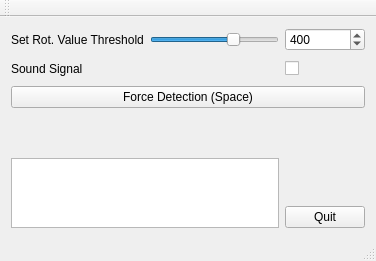
<?xml version="1.0" encoding="UTF-8"?>
<ui version="4.0">
 <class>MainWindow</class>
 <widget class="QMainWindow" name="MainWindow">
  <property name="geometry">
   <rect>
    <x>0</x>
    <y>0</y>
    <width>376</width>
    <height>236</height>
   </rect>
  </property>
  <property name="windowTitle">
   <string>MainWindow</string>
  </property>
  <widget class="QWidget" name="centralWidget">
   <layout class="QHBoxLayout" name="horizontalLayout">
    <item>
     <layout class="QGridLayout" name="gridLayout">
      <property name="sizeConstraint">
       <enum>QLayout::SetFixedSize</enum>
      </property>
      <property name="verticalSpacing">
       <number>10</number>
      </property>
      <item row="0" column="0">
       <layout class="QHBoxLayout" name="horizontalLayout_2">
        <item>
         <widget class="QLabel" name="label_2">
          <property name="text">
           <string>Set Rot. Value Threshold</string>
          </property>
         </widget>
        </item>
        <item>
         <widget class="QSlider" name="sldThresohld">
          <property name="maximum">
           <number>600</number>
          </property>
          <property name="value">
           <number>400</number>
          </property>
          <property name="orientation">
           <enum>Qt::Horizontal</enum>
          </property>
         </widget>
        </item>
       </layout>
      </item>
      <item row="1" column="0">
       <widget class="QLabel" name="label">
        <property name="text">
         <string>Sound Signal</string>
        </property>
       </widget>
      </item>
      <item row="1" column="1">
       <widget class="QCheckBox" name="ckbForceSignal">
        <property name="text">
         <string/>
        </property>
       </widget>
      </item>
      <item row="2" column="0" colspan="2">
       <widget class="QPushButton" name="btnForceDet">
        <property name="text">
         <string>Force Detection (Space)</string>
        </property>
       </widget>
      </item>
      <item row="0" column="1">
       <widget class="QSpinBox" name="spinBox">
        <property name="maximum">
         <number>600</number>
        </property>
        <property name="value">
         <number>400</number>
        </property>
       </widget>
      </item>
      <item row="3" column="0">
       <layout class="QVBoxLayout" name="verticalLayout">
        <item>
         <spacer name="verticalSpacer">
          <property name="orientation">
           <enum>Qt::Vertical</enum>
          </property>
          <property name="sizeType">
           <enum>QSizePolicy::Fixed</enum>
          </property>
          <property name="sizeHint" stdset="0">
           <size>
            <width>20</width>
            <height>40</height>
           </size>
          </property>
         </spacer>
        </item>
        <item>
         <widget class="QTextEdit" name="txtInfo">
          <property name="readOnly">
           <bool>true</bool>
          </property>
          <property name="acceptRichText">
           <bool>false</bool>
          </property>
         </widget>
        </item>
       </layout>
      </item>
      <item row="3" column="1">
       <layout class="QVBoxLayout" name="verticalLayout_2">
        <item>
         <spacer name="verticalSpacer_2">
          <property name="orientation">
           <enum>Qt::Vertical</enum>
          </property>
          <property name="sizeHint" stdset="0">
           <size>
            <width>20</width>
            <height>40</height>
           </size>
          </property>
         </spacer>
        </item>
        <item>
         <widget class="QPushButton" name="btnQuit">
          <property name="text">
           <string>Quit</string>
          </property>
         </widget>
        </item>
       </layout>
      </item>
     </layout>
    </item>
   </layout>
  </widget>
  <widget class="QMenuBar" name="menuBar">
   <property name="geometry">
    <rect>
     <x>0</x>
     <y>0</y>
     <width>376</width>
     <height>21</height>
    </rect>
   </property>
  </widget>
  <widget class="QToolBar" name="mainToolBar">
   <attribute name="toolBarArea">
    <enum>TopToolBarArea</enum>
   </attribute>
   <attribute name="toolBarBreak">
    <bool>false</bool>
   </attribute>
  </widget>
  <widget class="QStatusBar" name="statusBar"/>
 </widget>
 <layoutdefault spacing="6" margin="11"/>
 <resources/>
 <connections>
  <connection>
   <sender>sldThresohld</sender>
   <signal>valueChanged(int)</signal>
   <receiver>spinBox</receiver>
   <slot>setValue(int)</slot>
   <hints>
    <hint type="sourcelabel">
     <x>197</x>
     <y>64</y>
    </hint>
    <hint type="destinationlabel">
     <x>314</x>
     <y>70</y>
    </hint>
   </hints>
  </connection>
 </connections>
</ui>
